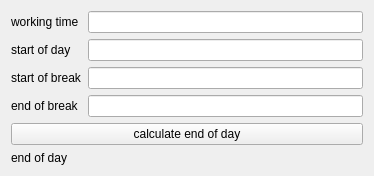
<?xml version="1.0" encoding="UTF-8"?>
<ui version="4.0">
 <class>WorkHoursCalculator</class>
 <widget class="QWidget" name="WorkHoursCalculator">
  <property name="geometry">
   <rect>
    <x>0</x>
    <y>0</y>
    <width>374</width>
    <height>164</height>
   </rect>
  </property>
  <property name="windowTitle">
   <string>Form</string>
  </property>
  <layout class="QGridLayout" name="gridLayout">
   <item row="0" column="0">
    <widget class="QLabel" name="label_6">
     <property name="text">
      <string>working time</string>
     </property>
    </widget>
   </item>
   <item row="0" column="1">
    <widget class="QLineEdit" name="lineEditWorkingTime"/>
   </item>
   <item row="1" column="0">
    <widget class="QLabel" name="label_5">
     <property name="text">
      <string>start of day</string>
     </property>
    </widget>
   </item>
   <item row="1" column="1">
    <widget class="QLineEdit" name="lineEditStartOfDay"/>
   </item>
   <item row="2" column="0">
    <widget class="QLabel" name="label_4">
     <property name="text">
      <string>start of break</string>
     </property>
    </widget>
   </item>
   <item row="2" column="1">
    <widget class="QLineEdit" name="lineEditStartOfBreak"/>
   </item>
   <item row="3" column="0">
    <widget class="QLabel" name="label_3">
     <property name="text">
      <string>end of break</string>
     </property>
    </widget>
   </item>
   <item row="3" column="1">
    <widget class="QLineEdit" name="lineEditEndOfBreak"/>
   </item>
   <item row="5" column="0">
    <widget class="QLabel" name="label_2">
     <property name="text">
      <string>end of day</string>
     </property>
    </widget>
   </item>
   <item row="5" column="1">
    <widget class="QLabel" name="labelEndOfDay">
     <property name="text">
      <string/>
     </property>
    </widget>
   </item>
   <item row="4" column="0" colspan="2">
    <widget class="QPushButton" name="pushButtonCalculateEndOfDay">
     <property name="text">
      <string>calculate end of day</string>
     </property>
    </widget>
   </item>
  </layout>
 </widget>
 <resources/>
 <connections/>
</ui>
